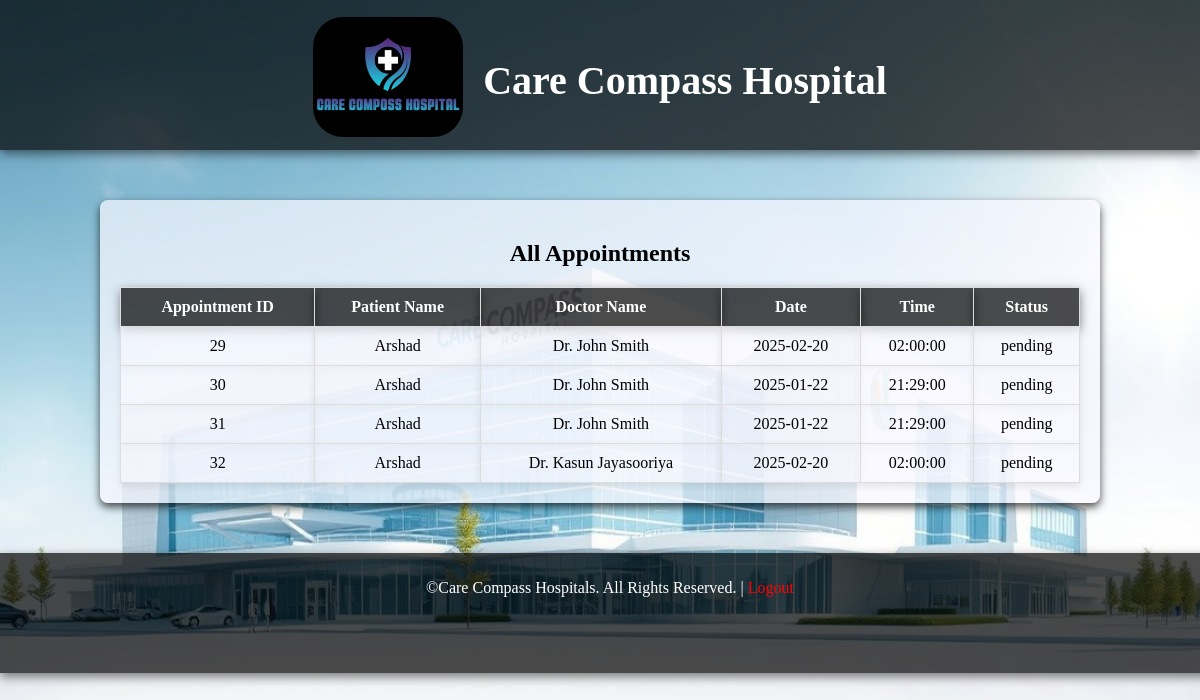
The app's page /DoctorDashboard.php with its own data.
### tables this page shows
CREATE TABLE `appointments` (
  `id` int(11) NOT NULL,
  `user_id` int(11) NOT NULL,
  `doctor_id` int(11) NOT NULL,
  `appointment_date` date NOT NULL,
  `appointment_time` time NOT NULL,
  `reason` text NOT NULL,
  `status` enum('pending','confirmed','cancelled') NOT NULL,
  `created_at` datetime NOT NULL DEFAULT current_timestamp()
);

CREATE TABLE `users` (
  `user_id` int(11) NOT NULL,
  `username` varchar(50) NOT NULL,
  `pwd` varchar(255) NOT NULL,
  `email` varchar(100) NOT NULL,
  `phone` varchar(15) DEFAULT NULL,
  `address` text DEFAULT NULL
);

CREATE TABLE `doctors` (
  `doctor_id` int(11) NOT NULL,
  `full_name` varchar(100) NOT NULL,
  `email` varchar(100) NOT NULL,
  `phone_number` varchar(15) NOT NULL,
  `specialization` varchar(100) NOT NULL,
  `qualifications` text NOT NULL,
  `experience_years` int(10) UNSIGNED NOT NULL,
  `hospital_branch` enum('Kandy','Colombo','Kurunegala') NOT NULL,
  `available_days` varchar(50) NOT NULL,
  `available_time` varchar(50) NOT NULL,
  `created_at` datetime DEFAULT current_timestamp()
);

### DoctorDashboard.php (the view, shortened to what this page needs)
<?php
include('dbconnect.php');
?>
<!DOCTYPE html>
<html lang="en" xmlns="http://www.w3.org/1999/xhtml">
<head>
    <link rel="stylesheet" href="sheet.css" />
    <link href="https://cdnjs.cloudflare.com/ajax/libs/font-awesome/5.15.4/css/all.min.css" rel="stylesheet" />
</head>
<body>
    <div class="head">
        <div class="image">
            <img src="images/Logo.jpeg" />
            <h1>Care Compass Hospital</h1>
        </div>
    </div>
    <div class="view_appointment">
        <h2>All Appointments</h2>
        <?php
        $stmt = $conn->prepare("SELECT a.id, u.username AS patient_name, d.full_name AS doctor_name, a.appointment_date, a.appointment_time, a.status FROM appointments a JOIN users u ON a.user_id = u.user_id JOIN doctors d ON a.doctor_id = d.doctor_id");
        $stmt->execute();
        $result = $stmt->get_result();
        ?>
        <table border="1">
            <thead>
                <tr>
                    <th>Appointment ID</th>
                    <th>Patient Name</th>
                    <th>Doctor Name</th>
                    <th>Date</th>
                    <th>Time</th>
                    <th>Status</th>
                </tr>
            </thead>
            <tbody>
                <?php if ($result->num_rows > 0): ?>
                    <?php while ($row = $result->fetch_assoc()): ?>
                        <tr>
                            <td><?php echo htmlspecialchars($row['id']); ?></td>
                            <td><?php echo htmlspecialchars($row['patient_name']); ?></td>
                            <td><?php echo htmlspecialchars($row['doctor_name']); ?></td>
                            <td><?php echo htmlspecialchars($row['appointment_date']); ?></td>
                            <td><?php echo htmlspecialchars($row['appointment_time']); ?></td>
                            <td><?php echo htmlspecialchars($row['status']); ?></td>
                        </tr>
                    <?php endwhile; ?>
                <?php else: ?>
                    <tr><td colspan='6'>No appointments found.</td></tr>
                <?php endif; ?>
            </tbody>
        </table>
    </div>
    <div class="footers">
        <p>&copy;Care Compass Hospitals. All Rights Reserved. |<a href="Logout.php"> Logout </a></p>
    </div>

### sheet.css (style rules this page uses)
.head { height: 150px; width: 100%; background-color: rgba(0, 0, 0, 0.7); color: white; display: inline-block; box-shadow: 0 4px 10px rgba(0, 0, 0, 0.5); }
.image { display: flex; margin-top: 17px; gap: 20px; justify-content: center; }
.image h1 { font-size: 40px; margin-top: 40px; }
.image img { height: 120px; width: 150px; border-radius: 30px; }
.footers { height: 100px; width: 100%; background-color: rgba(0, 0, 0, 0.7); color: white; text-align: center; box-shadow: 0 4px 10px rgba(0, 0, 0, 0.5); padding: 10px; }
.footers a { text-decoration: none; color: red; }
.view_appointment { width: 80%; margin: 50px auto; padding: 20px; background-color: rgba(248, 248, 255, 0.7); border-radius: 8px; box-shadow: 0 4px 8px rgba(0, 0, 0, 0.7); }
.view_appointment h2 { text-align: center; }
.view_appointment table { width: 100%; border-collapse: collapse; }
.view_appointment th, td { padding: 10px; text-align: center; border: 1px solid #ddd; }
.view_appointment th { background-color: rgba(0, 0, 0, 0.7); box-shadow: 0 4px 10px rgba(0, 0, 0, 0.5); color: white; }
.view_appointment td { background-color: rgba(248, 248, 255, 0.7); box-shadow: 0 4px 8px rgba(0, 0, 0, 0.1); }
.payments_details th, td { padding: 10px; text-align: center; border: 1px solid #ddd; }
.view_users th, td { padding: 10px; text-align: center; border: 1px solid #ddd; }
.view_Doctors th, td { padding: 10px; text-align: center; border: 1px solid #ddd; }

### records on screen
appointments: id "29", user.username "Arshad", doctor.full_name "Dr. John Smith", appointment_date "2025-02-20", appointment_time "02:00:00", status "pending"
appointments: id "30", user.username "Arshad", doctor.full_name "Dr. John Smith", appointment_date "2025-01-22", appointment_time "21:29:00", status "pending"
appointments: id "31", user.username "Arshad", doctor.full_name "Dr. John Smith", appointment_date "2025-01-22", appointment_time "21:29:00", status "pending"
appointments: id "32", user.username "Arshad", doctor.full_name "Dr. Kasun Jayasooriya", appointment_date "2025-02-20", appointment_time "02:00:00", status "pending"
